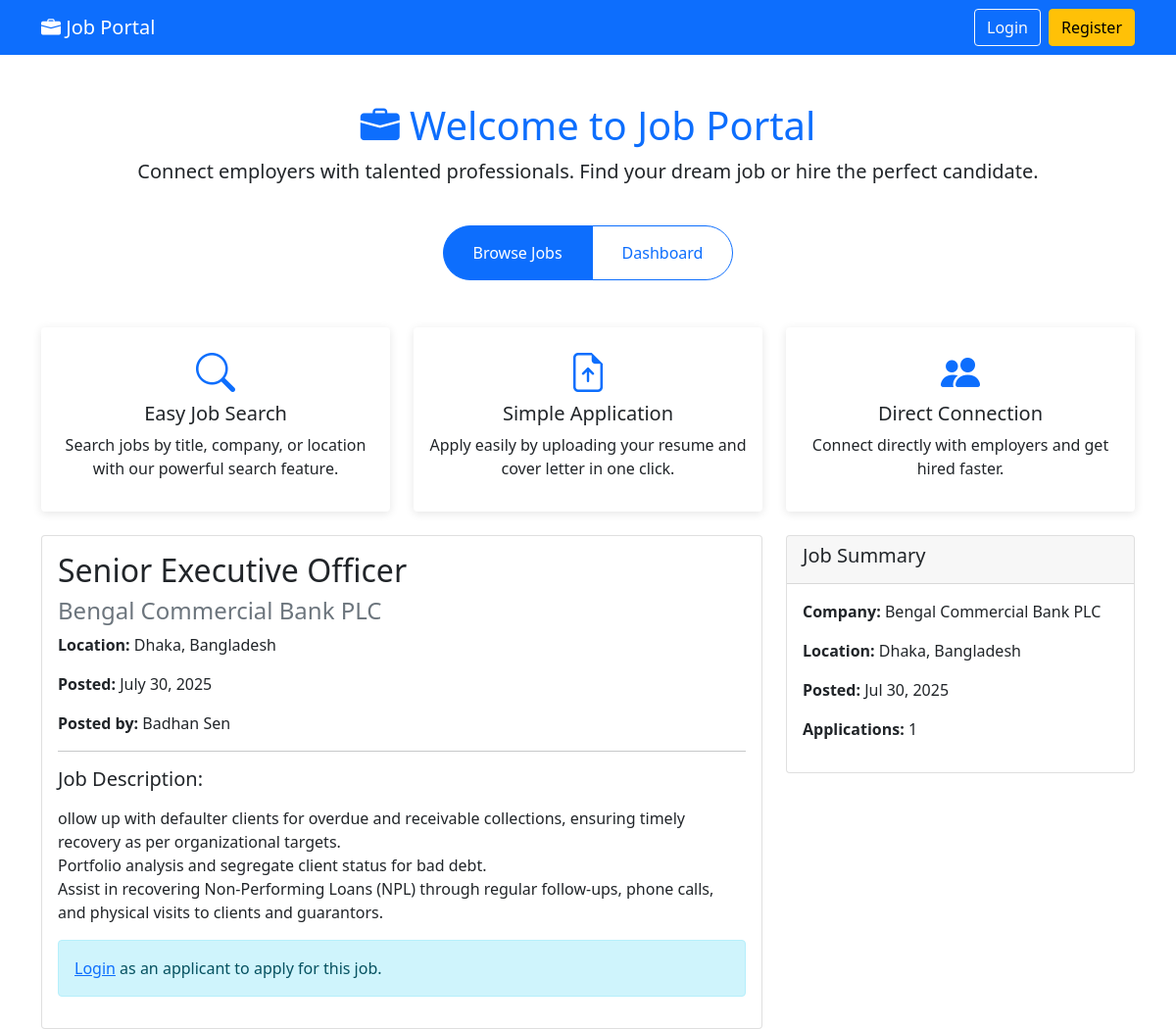
The app's page /jobs/2/ with its own data.
### jobs/models.py (models this page shows, shortened)
class Job(models.Model):
    title = models.CharField(max_length=200)
    company_name = models.CharField(max_length=200)
    location = models.CharField(max_length=200)
    description = models.TextField()
    posted_by = models.ForeignKey(User, on_delete=models.CASCADE)
    created_at = models.DateTimeField(auto_now_add=True)
    class Meta:
        ordering = ['-created_at']

### jobs/views.py (the view, shortened to what this page needs)
# urls.py: path('<int:pk>/', views.job_detail, name='job_detail'),
def job_detail(request, pk):
    job = get_object_or_404(Job, pk=pk)
    user_applied = False
    is_job_owner = False
    can_apply = False
    return render(request, 'jobs/job_detail.html', {
        'job': job,
        'user_applied': user_applied,
        'is_job_owner': is_job_owner,
        'can_apply': can_apply
    })

### accounts/context_processors.py (called while the page is built)
def user_profile(request):
    if request.user.is_authenticated:
        try:
            profile = UserProfile.objects.get(user=request.user)
            return {'user_type': profile.user_type}
        except UserProfile.DoesNotExist:
            return {'user_type': 'applicant'}
    return {'user_type': None}

### templates/jobs/job_detail.html (shortened to what this page needs)
{% extends 'base.html' %}
{% block content %}
<div class="row">
    <div class="col-md-8">
        <div class="card">
            <div class="card-body">
                <h2>{{ job.title }}</h2>
                <h4 class="text-muted">{{ job.company_name }}</h4>
                <p><strong>Location:</strong> {{ job.location }}</p>
                <p><strong>Posted:</strong> {{ job.created_at|date:"F d, Y" }}</p>
                <p><strong>Posted by:</strong> {{ job.posted_by.first_name }} {{ job.posted_by.last_name }}</p>
                <hr>
                <h5>Job Description:</h5>
                <p>{{ job.description|linebreaks }}</p>
                {% if user.is_authenticated %}
                    {% if is_job_owner %}
                        <div class="alert alert-info">
                            <strong>This is your job posting.</strong>
                            <a href="{% url 'job_applications' job.pk %}" class="btn btn-primary ms-2">
                                View Applications ({{ job.applications.count }})
                            </a>
                        </div>
                    {% elif can_apply %}
                        <a href="{% url 'apply_job' job.pk %}" class="btn btn-success">
                            Apply for this Job
                        </a>
                    {% elif user_applied %}
                        <div class="alert alert-success">
                            <strong>✅ You have already applied for this job.</strong>
                        </div>
                    {% elif user.userprofile.user_type == 'employer' %}
                        <div class="alert alert-warning">
                            Only applicants can apply for jobs. You are registered as an employer.
                        </div>
                    {% else %}
                        <div class="alert alert-info">
                            You cannot apply for this job at the moment.
                        </div>
                    {% endif %}
                {% else %}
                    <div class="alert alert-info">
                        <a href="{% url 'login' %}">Login</a> as an applicant to apply for this job.
                    </div>
                {% endif %}
            </div>
        </div>
    </div>
    <div class="col-md-4">
        <div class="card">
            <div class="card-header">
                <h5>Job Summary</h5>
            </div>
            <div class="card-body">
                <p><strong>Company:</strong> {{ job.company_name }}</p>
                <p><strong>Location:</strong> {{ job.location }}</p>
                <p><strong>Posted:</strong> {{ job.created_at|date:"M d, Y" }}</p>
                <p><strong>Applications:</strong> {{ job.applications.count }}</p>
            </div>
        </div>
    </div>
</div>
{% endblock %}

### records on screen
Job: title "Senior Executive Officer", company_name "Bengal Commercial Bank PLC", location "Dhaka, Bangladesh", created_at "July 30, 2025", posted_by.first_name "Badhan", posted_by.last_name "Sen", description "ollow up with defaulter clients for overdue and receivable collections, ensuring timely recovery as per organizational targets. Portfolio analysis and segregate client status for bad debt. Assist in recovering Non-Performing Loans (NPL) through regular follow-ups, phone calls, and physical visits to clients and guarantors.", created_at "Jul 30, 2025", applications.count "1"
